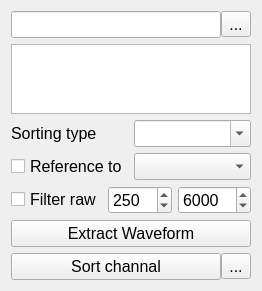
<?xml version="1.0" encoding="UTF-8"?>
<ui version="4.0">
 <class>ChannelDetail</class>
 <widget class="QWidget" name="ChannelDetail">
  <property name="geometry">
   <rect>
    <x>0</x>
    <y>0</y>
    <width>186</width>
    <height>212</height>
   </rect>
  </property>
  <property name="font">
   <font>
    <pointsize>12</pointsize>
   </font>
  </property>
  <property name="windowTitle">
   <string>Form</string>
  </property>
  <layout class="QVBoxLayout" name="verticalLayout">
   <item>
    <layout class="QHBoxLayout" name="horizontalLayout">
     <property name="spacing">
      <number>0</number>
     </property>
     <item>
      <widget class="QLineEdit" name="file_name_lineEdit">
       <property name="text">
        <string/>
       </property>
      </widget>
     </item>
     <item>
      <widget class="QToolButton" name="open_file_toolButton">
       <property name="text">
        <string>...</string>
       </property>
      </widget>
     </item>
    </layout>
   </item>
   <item>
    <widget class="QTableView" name="tableView"/>
   </item>
   <item>
    <layout class="QHBoxLayout" name="horizontalLayout_2">
     <item>
      <widget class="QLabel" name="sorting_type_label">
       <property name="text">
        <string>Sorting type</string>
       </property>
      </widget>
     </item>
     <item>
      <widget class="QComboBox" name="sortin_type_comboBox">
       <property name="editable">
        <bool>true</bool>
       </property>
      </widget>
     </item>
    </layout>
   </item>
   <item>
    <layout class="QHBoxLayout" name="horizontalLayout_4">
     <item>
      <widget class="QCheckBox" name="ref_checkBox">
       <property name="text">
        <string>Reference to</string>
       </property>
      </widget>
     </item>
     <item>
      <widget class="QComboBox" name="ref_comboBox"/>
     </item>
    </layout>
   </item>
   <item>
    <layout class="QHBoxLayout" name="horizontalLayout_3">
     <item>
      <widget class="QCheckBox" name="filter_checkBox">
       <property name="text">
        <string>Filter raw</string>
       </property>
      </widget>
     </item>
     <item>
      <widget class="QSpinBox" name="filter_low_spinBox">
       <property name="maximum">
        <number>6000</number>
       </property>
       <property name="value">
        <number>250</number>
       </property>
      </widget>
     </item>
     <item>
      <widget class="QSpinBox" name="filter_high_spinBox">
       <property name="maximum">
        <number>30000</number>
       </property>
       <property name="value">
        <number>6000</number>
       </property>
      </widget>
     </item>
    </layout>
   </item>
   <item>
    <widget class="QPushButton" name="extract_wav_pushButton">
     <property name="text">
      <string>Extract Waveform</string>
     </property>
    </widget>
   </item>
   <item>
    <layout class="QHBoxLayout" name="horizontalLayout_5">
     <property name="spacing">
      <number>0</number>
     </property>
     <item>
      <widget class="QPushButton" name="sort_channel_pushButton">
       <property name="text">
        <string>Sort channal</string>
       </property>
      </widget>
     </item>
     <item>
      <widget class="QToolButton" name="sort_methods_toolButton">
       <property name="text">
        <string>...</string>
       </property>
      </widget>
     </item>
    </layout>
   </item>
  </layout>
 </widget>
 <resources/>
 <connections/>
</ui>
